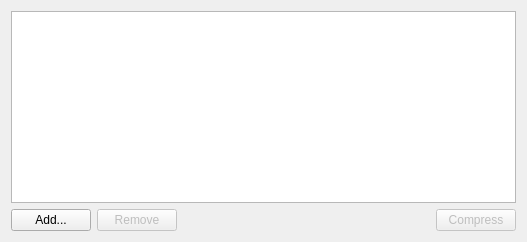
       <widget class="QWidget" name="layoutWidget">
        <layout class="QGridLayout" name="gridLayout_4">
         <property name="spacing">
          <number>-1</number>
         </property>
         <item row="1" column="2">
          <spacer name="horizontalSpacer">
           <property name="orientation">
            <enum>Qt::Horizontal</enum>
           </property>
           <property name="sizeHint" stdset="0">
            <size>
             <width>247</width>
             <height>17</height>
            </size>
           </property>
          </spacer>
         </item>
         <item row="0" column="0" colspan="4">
          <widget class="QDropTreeView" name="imageList_TreeView">
           <property name="contextMenuPolicy">
            <enum>Qt::CustomContextMenu</enum>
           </property>
           <property name="dragDropMode">
            <enum>QAbstractItemView::DropOnly</enum>
           </property>
           <property name="defaultDropAction">
            <enum>Qt::MoveAction</enum>
           </property>
           <property name="alternatingRowColors">
            <bool>false</bool>
           </property>
           <property name="selectionMode">
            <enum>QAbstractItemView::ExtendedSelection</enum>
           </property>
           <property name="indentation">
            <number>0</number>
           </property>
           <property name="itemsExpandable">
            <bool>false</bool>
           </property>
           <property name="sortingEnabled">
            <bool>true</bool>
           </property>
           <property name="allColumnsShowFocus">
            <bool>true</bool>
           </property>
           <property name="expandsOnDoubleClick">
            <bool>false</bool>
           </property>
           <attribute name="headerDefaultSectionSize">
            <number>145</number>
           </attribute>
           <attribute name="headerShowSortIndicator" stdset="0">
            <bool>true</bool>
           </attribute>
           <attribute name="headerStretchLastSection">
            <bool>false</bool>
           </attribute>
          </widget>
         </item>
         <item row="1" column="0">
          <widget class="QPushButton" name="addFiles_Button">
           <property name="text">
            <string>Add...</string>
           </property>
          </widget>
         </item>
         <item row="1" column="3">
          <widget class="QPushButton" name="compress_Button">
           <property name="enabled">
            <bool>false</bool>
           </property>
           <property name="text">
            <string>Compress</string>
           </property>
          </widget>
         </item>
         <item row="1" column="1">
          <widget class="QPushButton" name="removeFiles_Button">
           <property name="enabled">
            <bool>false</bool>
           </property>
           <property name="text">
            <string>Remove</string>
           </property>
          </widget>
         </item>
        </layout>
       </widget>
